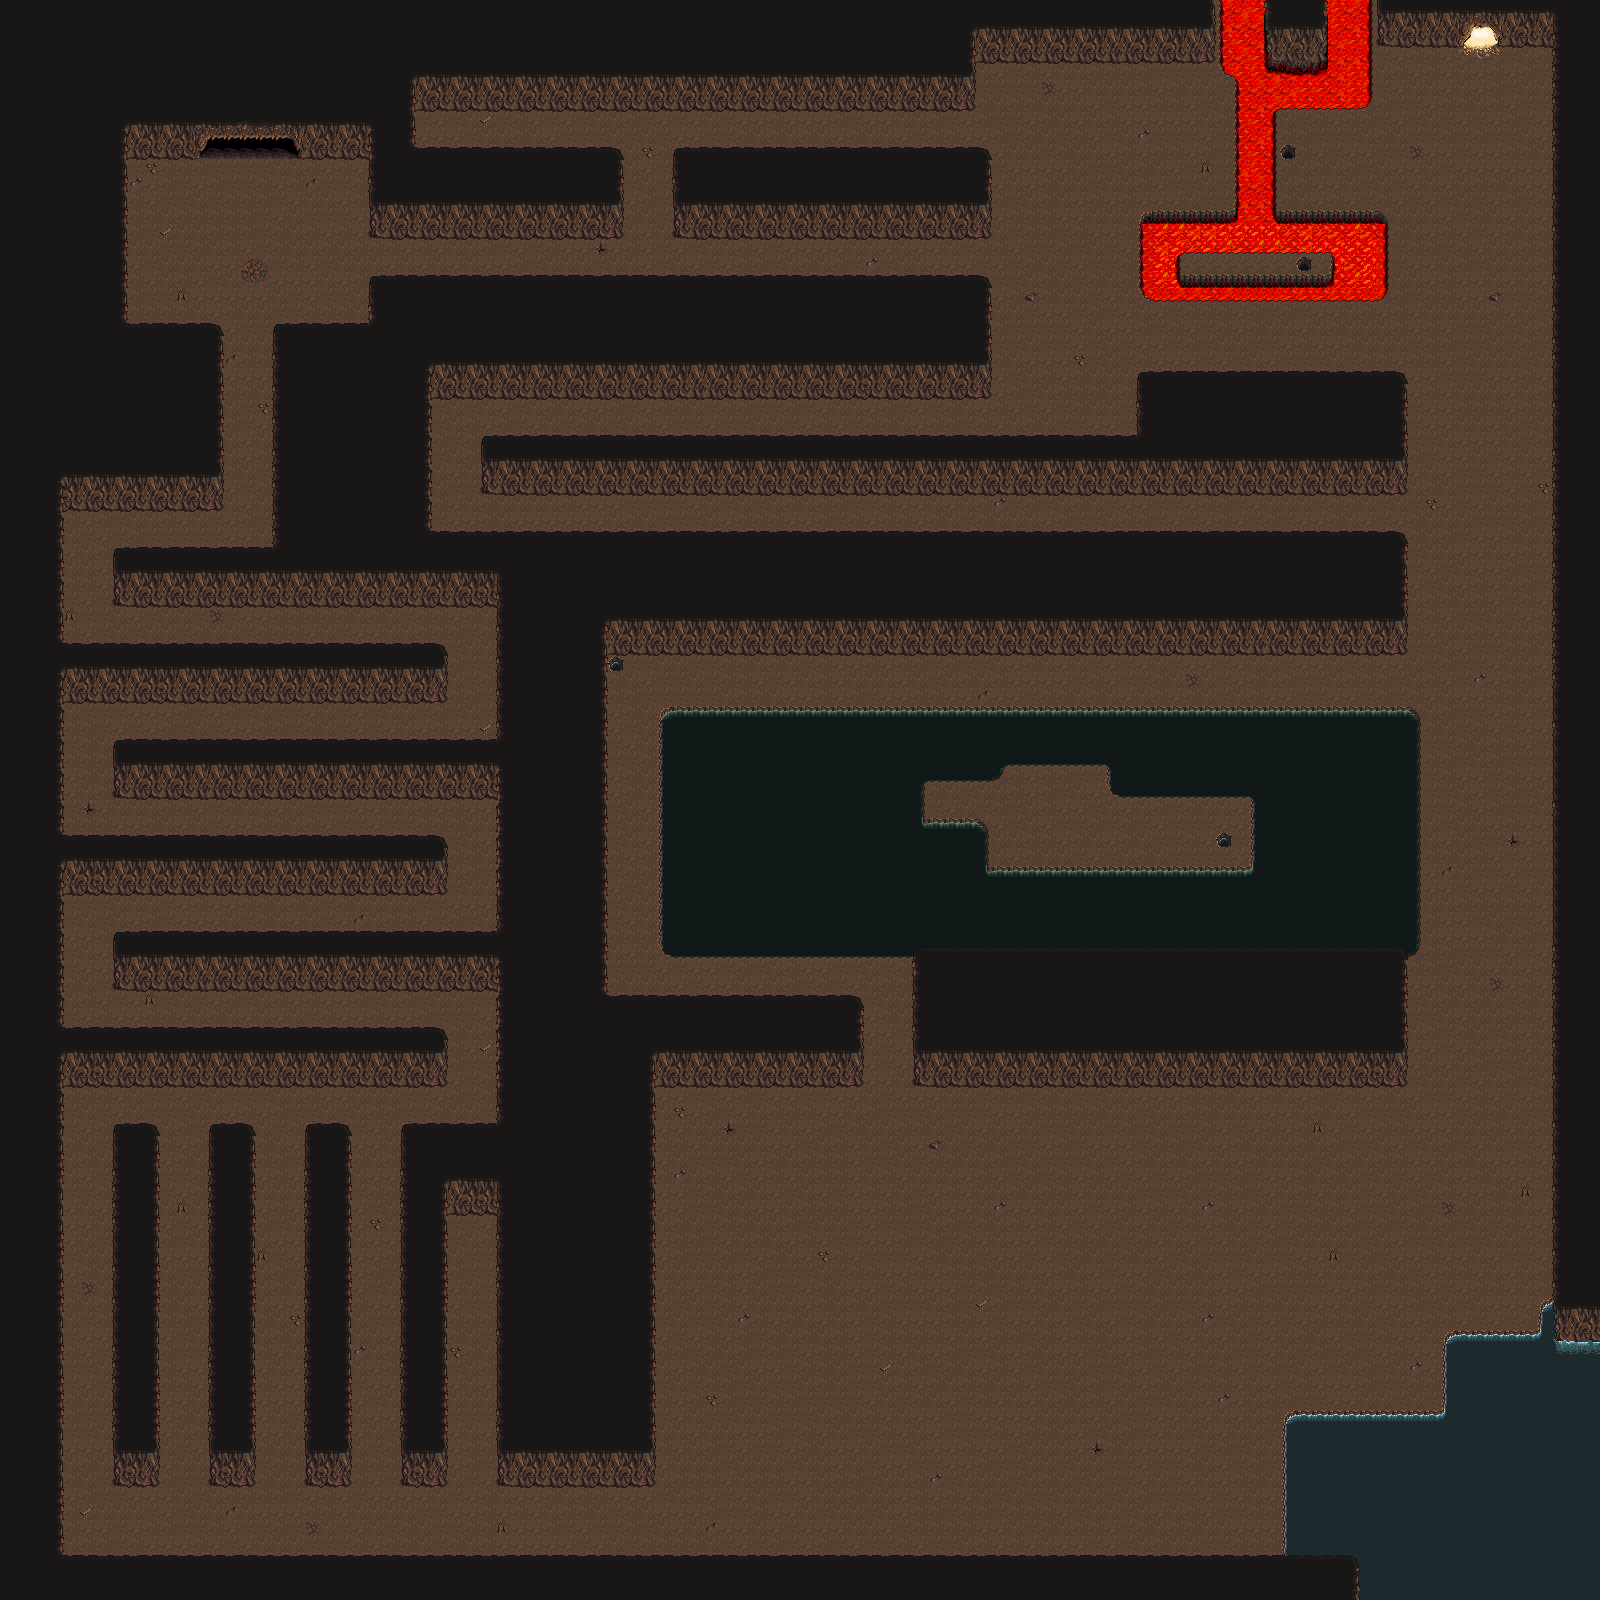

This game map was drawn from its Tiled (.tmx) file and the tilesets committed beside it. A one-line description and the trimmed map source follow:
An orthogonal 100x100 tile map with 16x16 px tiles, 5 tile layers (Ground, Islands, Wall, Over, ...) and 241 objects (30x Wall, 2x enemy26_boundary, Spawn_Point, Teleport_To_Lava_Island, Teleport_From_Lava_Island, ...).

<map version="1.0" orientation="orthogonal" renderorder="right-down" width="100" height="100" tilewidth="16" tileheight="16" nextobjectid="332">
 <tileset firstgid="1" name="Cave" tilewidth="16" tileheight="16" tilecount="336" columns="16">
  <image source="cave.png" width="256" height="336" />
  <tile id="9">
   <animation>
    <frame tileid="308" duration="100" />
    <frame tileid="309" duration="100" />
   </animation>
  </tile>
 </tileset>
 <layer name="Ground" width="100" height="100">
  <data>[10000 cells, 5718 non-empty, 32 distinct tile ids]</data>
 </layer>
 <layer name="Islands" width="100" height="100">
  <data>[10000 cells, 237 non-empty, 35 distinct tile ids]</data>
 </layer>
 <layer name="Wall" width="100" height="100">
  <data>[10000 cells, 2423 non-empty, 97 distinct tile ids]</data>
 </layer>
 <layer name="Over" width="100" height="100">
  <data>[10000 cells, 492 non-empty, 8 distinct tile ids]</data>
 </layer>
 <layer name="DarkOutside" width="100" height="100">
  <data>[10000 cells, 2018 non-empty, 1 distinct tile ids]</data>
 </layer>
 <objectgroup name="Others">
  <object id="5" name="Spawn_Point" x="240" y="160" width="16" height="16">
   <properties>
    <property name="class" value="spawn" />
   </properties>
  </object>
  <object id="6" name="Teleport_To_Lava_Island" x="1280" y="144" width="16" height="16">
   <properties>
    <property name="class" value="teleport" />
   </properties>
  </object>
  <object id="117" name="Teleport_From_Lava_Island" x="1296" y="256" width="16" height="16">
   <properties>
    <property name="class" value="teleport" />
   </properties>
  </object>
  <object id="118" name="Spawn_Lava_Island" x="1280" y="256" width="16" height="16">
   <properties>
    <property name="class" value="spawn" />
   </properties>
  </object>
  <object id="119" name="Spawn_From_Lava_Island" x="1280" y="160" width="16" height="16">
   <properties>
    <property name="class" value="spawn" />
   </properties>
  </object>
  <object id="120" name="Spawn_Rare_Lava_Island" x="1312" y="256" width="16" height="16">
   <properties>
    <property name="class" value="spawn" />
   </properties>
  </object>
  <object id="122" name="Level_Exit" x="1456" y="16" width="48" height="48">
   <properties>
    <property name="class" value="exit" />
   </properties>
  </object>
  <object id="123" name="Teleport_To_Water_Island" x="608" y="656" width="16" height="16">
   <properties>
    <property name="class" value="teleport" />
   </properties>
  </object>
  <object id="124" name="Spawn_From_Water_Island" x="624" y="656" width="16" height="16">
   <properties>
    <property name="class" value="spawn" />
   </properties>
  </object>
  <object id="126" name="Teleport_From_Water_Island" x="1216" y="832" width="16" height="16">
   <properties>
    <property name="class" value="teleport" />
   </properties>
  </object>
  <object id="127" name="Spawn_Water_Island" x="1200" y="832" width="16" height="16">
   <properties>
    <property name="class" value="spawn" />
   </properties>
  </object>
 </objectgroup>
 <objectgroup name="Walls">
  <object id="15" name="Wall" x="112" y="112" width="272" height="48">
   <properties>
    <property name="class" value="blocked" />
   </properties>
  </object>
  <object id="17" name="Wall" x="112" y="160" width="16" height="176">
   <properties>
    <property name="class" value="blocked" />
   </properties>
  </object>
  <object id="19" name="Wall" x="368" y="160" width="16" height="32">
   <properties>
    <property name="class" value="blocked" />
   </properties>
  </object>
  <object id="20" name="Wall" x="368" y="192" width="240" height="48">
   <properties>
    <property name="class" value="blocked" />
   </properties>
  </object>
  <object id="21" name="Wall" x="608" y="160" width="16" height="80">
   <properties>
    <property name="class" value="blocked" />
   </properties>
  </object>
  <object id="22" name="Wall" x="416" y="160" width="192" height="16">
   <properties>
    <property name="class" value="blocked" />
   </properties>
  </object>
  <object id="26" name="Wall" x="400" y="64" width="16" height="112">
   <properties>
    <property name="class" value="blocked" />
   </properties>
  </object>
  <object id="28" name="Wall" x="416" y="64" width="560" height="48">
   <properties>
    <property name="class" value="blocked" />
   </properties>
  </object>
  <object id="29" name="Wall" x="960" y="16" width="272" height="48">
   <properties>
    <property name="class" value="blocked" />
   </properties>
  </object>
  <object id="32" name="Wall" x="1216" y="64" width="32" height="16">
   <properties>
    <property name="class" value="blocked" />
   </properties>
  </object>
  <object id="34" name="Wall" x="1232" y="80" width="16" height="176">
   <properties>
    <property name="class" value="blocked" />
   </properties>
  </object>
  <object id="35" name="Wall" x="1136" y="208" width="96" height="48">
   <properties>
    <property name="class" value="blocked" />
   </properties>
  </object>
  <object id="36" name="Wall" x="1136" y="256" width="48" height="48">
   <properties>
    <property name="class" value="blocked" />
   </properties>
  </object>
  <object id="39" name="Wall" x="1184" y="272" width="208" height="32">
   <properties>
    <property name="class" value="blocked" />
   </properties>
  </object>
  <object id="40" name="Wall" x="1328" y="208" width="64" height="64">
   <properties>
    <property name="class" value="blocked" />
   </properties>
  </object>
  <object id="41" name="Wall" x="1248" y="208" width="80" height="48">
   <properties>
    <property name="class" value="blocked" />
   </properties>
  </object>
  <object id="42" name="Wall" x="1264" y="96" width="16" height="112">
   <properties>
    <property name="class" value="blocked" />
   </properties>
  </object>
  <object id="43" name="Wall" x="1280" y="96" width="96" height="16">
   <properties>
    <property name="class" value="blocked" />
   </properties>
  </object>
  <object id="45" name="Wall" x="1360" y="0" width="16" height="96">
   <properties>
    <property name="class" value="blocked" />
   </properties>
  </object>
  <object id="46" name="Wall" x="1376" y="0" width="192" height="48">
   <properties>
    <property name="class" value="blocked" />
   </properties>
  </object>
  <object id="50" name="Wall" x="1552" y="48" width="16" height="1248">
   <properties>
    <property name="class" value="blocked" />
   </properties>
  </object>
  <object id="52" name="Wall" x="1536" y="1296" width="32" height="48">
   <properties>
    <property name="class" value="blocked" />
   </properties>
  </object>
  <object id="53" name="Wall" x="1440" y="1328" width="96" height="16">
   <properties>
    <property name="class" value="blocked" />
   </properties>
  </object>
  <object id="54" name="Wall" x="1440" y="1344" width="16" height="80">
   <properties>
    <property name="class" value="blocked" />
   </properties>
  </object>
  <object id="55" name="Wall" x="1280" y="1408" width="160" height="16">
   <properties>
    <property name="class" value="blocked" />
   </properties>
  </object>
  <object id="56" name="Wall" x="1280" y="1424" width="16" height="160">
   <properties>
    <property name="class" value="blocked" />
   </properties>
  </object>
  <object id="57" name="Wall" x="48" y="1568" width="1232" height="16">
   <properties>
    <property name="class" value="blocked" />
   </properties>
  </object>
  <object id="58" name="Wall" x="48" y="464" width="16" height="1104">
   <properties>
    <property name="class" value="blocked" />
   </properties>
  </object>
  </objectgroup>
 <objectgroup name="NPCs">
  <!-- 118 objects omitted --></objectgroup>
 <objectgroup name="Items">
  <!-- 30 objects omitted --></objectgroup>
</map>
<!-- 202 of 241 objects omitted -->
